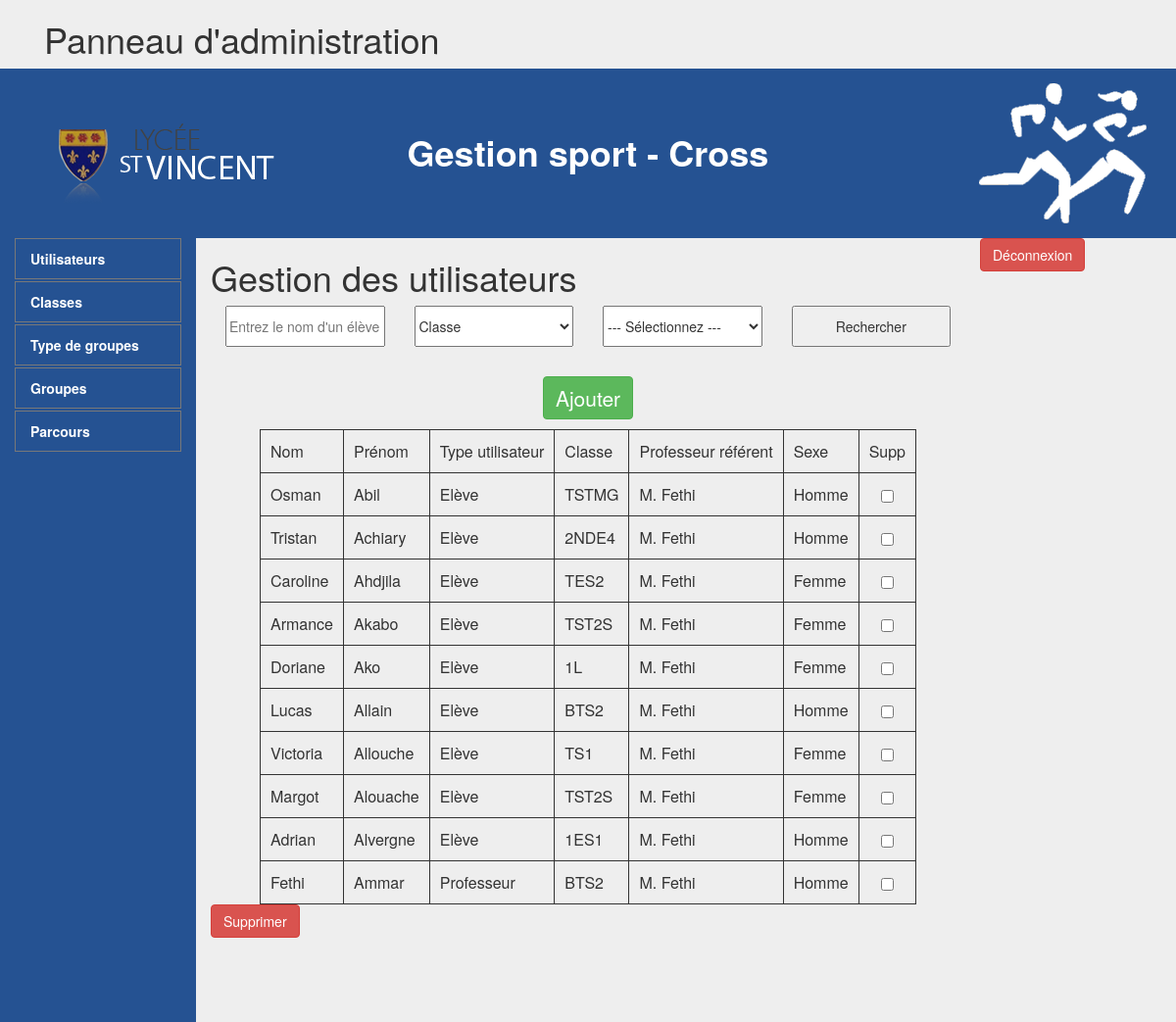
The page /gestion_users.php (signed in) on the database its author committed.
### tables this page shows
CREATE TABLE IF NOT EXISTS `utilisateur` (
  `utilisateur_id` int(11) NOT NULL AUTO_INCREMENT,
  `utilisateur_login` varchar(30) DEFAULT NULL,
  `utilisateur_mdp` varchar(16) DEFAULT NULL,
  `utilisateur_type` int(11) NOT NULL,
  `utilisateur_prenom` varchar(30) NOT NULL,
  `utilisateur_nom` varchar(30) NOT NULL,
  `utilisateur_sexe` char(1) NOT NULL,
  `utilisateur_date_naissance` date NOT NULL,
  `classe_id` int(11) NOT NULL,
  `point_id` int(11) DEFAULT NULL,
  `groupe_id` int(11) DEFAULT NULL,
  `utilisateur_nb_points_malus` int(11) DEFAULT NULL,
  `utilisateur_nb_points_bonus` int(11) DEFAULT NULL,
  PRIMARY KEY (`utilisateur_id`),
  KEY `classe_id` (`classe_id`),
  KEY `point_id` (`point_id`),
  KEY `groupe_id` (`groupe_id`)
);

CREATE TABLE IF NOT EXISTS `classe` (
  `classe_id` int(11) NOT NULL AUTO_INCREMENT,
  `classe_libelle` varchar(15) NOT NULL,
  `classe_effectif` int(11) NOT NULL,
  `classe_inscription` tinyint(1) NOT NULL,
  `prof_id` int(11) DEFAULT NULL,
  PRIMARY KEY (`classe_id`),
  KEY `prof_id` (`prof_id`)
);

### gestion_users.php (the view, shortened to what this page needs)
<?php
$base = new PDO('mysql:host=localhost;dbname=cross', 'root', '');
$sql_user = "SELECT utilisateur_id, utilisateur_nom, utilisateur_prenom, utilisateur_type, classe_id, utilisateur_sexe FROM utilisateur";
$req= $base->prepare($sql_user);
$req->execute();
$data = $req->fetchAll();
$reqclasse = $base->prepare("SELECT classe_libelle FROM classe WHERE classe_id = :classe");
$reqprof = $base->prepare("SELECT utilisateur_nom FROM utilisateur WHERE utilisateur_type=1 OR utilisateur_type=2 AND classe_id = :classe");
?>
<html>
    <head>
        <link rel="stylesheet" href="http://maxcdn.bootstrapcdn.com/bootstrap/3.3.6/css/bootstrap.min.css">
        <link rel="stylesheet" href="css/style.css">
    </head>
<body>
<div class="col-md-8">
    <h1>Gestion des utilisateurs</h1>
</div>
<button type="button" class="btn btn-danger"><a class="logout" href="deconnexion.php">Déconnexion</a></button>
<div class="col-md-8">
    <form method="POST" action="gestion_users.php">
        <div class="col-md-3">
            <input type="text" name="nom_eleve" placeholder="Entrez le nom d'un élève" id="input_cus"/>
        </div>
        <div class="col-md-3">
            <select name="liste_classe" id="input_cus">
                <?php include('functions_include/liste_classe.php');?>
            </select>
        </div>
        <div class="col-md-3">
            <select name="liste_sexe" id="input_cus">
                <option value="">--- Sélectionnez ---</option>
            </select>
        </div>
        <div class="col-md-3">
            <input type="submit" value="Rechercher" id="input_cus"/>
        </div>
    </form>
    <div class="col-md-12 align-center">
    </div>
    <form action="supp_user.php" method="POST">
    <table>
        <tr>
            <td>Nom</td>
            <td>Prénom</td>
            <td>Type utilisateur</td>
            <td>Classe</td>
            <td>Professeur référent</td>
            <td>Sexe</td>
            <td>Supp</td>
        <?php
        foreach ($data as $value) {
            if ($value['utilisateur_type']==0) {
                $type_user="Elève";
            }elseif ($value['utilisateur_type']==1) {
                $type_user="Professeur";
            }elseif ($value['utilisateur_type']==2) {
                $type_user="Administrateur";
            }
            if ($value['utilisateur_sexe']=='h') {
                $sexe="Homme";
            }
            else {
                $sexe="Femme";
            }
            $reqclasse->bindValue(':classe', $value['classe_id']);
            $reqprof->bindValue(':classe', $value['classe_id']);
            $reqclasse->execute();
            $reqprof->execute();
            $classe_nom = $reqclasse->fetch();
            $prof_nom = $reqprof->fetch();
            echo "<tr>";
            echo "<td contenteditable='true'>$value[utilisateur_nom]</td>";
            echo "<td contenteditable='true'>$value[utilisateur_prenom]</td>";
            echo "<td contenteditable='true'>$type_user</td>";
            echo "<td contenteditable='true'>$classe_nom[0]</td>";
            echo "<td contenteditable='true'>M. $prof_nom[0]</td>";
            echo "<td contenteditable='true'>$sexe</td>";
            echo "<td class=\"no-padding\"><input class=\"full-content no-margin\" type=\"checkbox\" name=\"supp[]\" value=\"$value[utilisateur_id]\"/></td>";
            echo "</tr>";
        }
        ?>
    </table>
    <input type="submit" value="Supprimer" class="btn btn-danger">
    </form>
</body>
</html>

### functions_include/liste_classe.php (shortened to what this page needs)
<?php
echo"<option value=\"\">Classe</option>";
?>

### css/style.css (style rules this page uses)
body { background-color: #EEEEEE; }
li { border: solid 1px #787879; }
li a { font-weight: bold; color: #FFF; }
td { border: solid 1px; padding: 10px; }
table { margin: 0 auto; }
#input_cus { width: 100%; height: 42px; margin-bottom: 20px; }
.align-right { text-align: right; }
.align-center { text-align: center; }
.vertical-align { display: flex; align-items: center; }
.no-margin { margin: 0; }
.white-police { color: #FFF; }
.bold-font { font-weight: bold; }
.no-padding { padding: 0; }
.full-content { width: 100%; height: 100%; }
.subtop_titre { background-color: #255292; padding: 15px 0; }
.logout { color: #fff; }
.trigger { font-size: 1.5em; margin: 10px 0; }

### rows shown on the page
utilisateur: utilisateur_nom "Osman", utilisateur_prenom "Abil", utilisateur_type "Elève", classe.classe_libelle "TSTMG", utilisateur.utilisateur_nom "Fethi", utilisateur_sexe "Homme"
utilisateur: utilisateur_nom "Tristan", utilisateur_prenom "Achiary", utilisateur_type "Elève", classe.classe_libelle "2NDE4", utilisateur.utilisateur_nom "Fethi", utilisateur_sexe "Homme"
utilisateur: utilisateur_nom "Caroline", utilisateur_prenom "Ahdjila", utilisateur_type "Elève", classe.classe_libelle "TES2", utilisateur.utilisateur_nom "Fethi", utilisateur_sexe "Femme"
utilisateur: utilisateur_nom "Armance", utilisateur_prenom "Akabo", utilisateur_type "Elève", classe.classe_libelle "TST2S", utilisateur.utilisateur_nom "Fethi", utilisateur_sexe "Femme"
utilisateur: utilisateur_nom "Doriane", utilisateur_prenom "Ako", utilisateur_type "Elève", classe.classe_libelle "1L", utilisateur.utilisateur_nom "Fethi", utilisateur_sexe "Femme"
utilisateur: utilisateur_nom "Lucas", utilisateur_prenom "Allain", utilisateur_type "Elève", classe.classe_libelle "BTS2", utilisateur.utilisateur_nom "Fethi", utilisateur_sexe "Homme"
utilisateur: utilisateur_nom "Victoria", utilisateur_prenom "Allouche", utilisateur_type "Elève", classe.classe_libelle "TS1", utilisateur.utilisateur_nom "Fethi", utilisateur_sexe "Femme"
utilisateur: utilisateur_nom "Margot", utilisateur_prenom "Alouache", utilisateur_type "Elève", classe.classe_libelle "TST2S", utilisateur.utilisateur_nom "Fethi", utilisateur_sexe "Femme"
utilisateur: utilisateur_nom "Adrian", utilisateur_prenom "Alvergne", utilisateur_type "Elève", classe.classe_libelle "1ES1", utilisateur.utilisateur_nom "Fethi", utilisateur_sexe "Homme"
utilisateur: utilisateur_nom "Fethi", utilisateur_prenom "Ammar", utilisateur_type "Professeur", classe.classe_libelle "BTS2", utilisateur_sexe "Homme"
